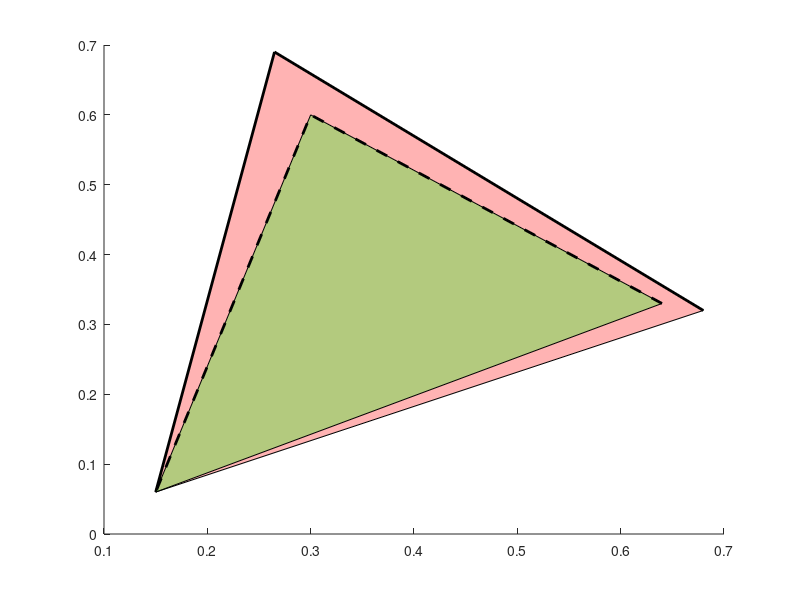

Recreate this plot in MATLAB. (Note: this script raises an error after producing the figure.)
clc;clear;close all;
%%
% 定义 DCI-P3 色域的顶点坐标 (XYZ 格式)


dci_p3_xyz = [0.68,	0.32,	0.00;
0.265,	0.69,	0.045;
0.15,	0.06,	0.79;];

% 定义 sRGB 色域的顶点坐标 (XYZ 格式)

srgb_xyz=[0.64,	0.33,	0.03;
0.30,	0.60,	0.10;
0.15,	0.06,	0.79;];

% 将 XYZ 坐标转换为 xyY 坐标
dci_p3_xy = dci_p3_xyz(:, 1:2) ./ sum(dci_p3_xyz, 2);
srgb_xy = srgb_xyz(:, 1:2) ./ sum(srgb_xyz, 2);

% 绘制 DCI-P3 色域图
figure;
patch(dci_p3_xy(:, 1), dci_p3_xy(:, 2), 'r', 'FaceAlpha', 0.3, 'DisplayName', 'DCI-P3');
hold on;
plot(dci_p3_xy(:, 1), dci_p3_xy(:, 2), 'k-', 'LineWidth', 2, 'DisplayName', 'DCI-P3');

% 绘制 sRGB 色域图
patch(srgb_xy(:, 1), srgb_xy(:, 2), 'g', 'FaceAlpha', 0.3, 'DisplayName', 'sRGB');
plot(srgb_xy(:, 1), srgb_xy(:, 2), 'k--', 'LineWidth', 2, 'DisplayName', 'sRGB');

%%
%from mat
SPDname = 380:1:780;SPDname = SPDname';

load("D:\work\VIVOskinExpe\renderCode\calibResults\pro\VIVO_CS2000_4_p3_x200_1_1deg_realP3_pro2026_07_29_22_21_16.mat");

% load("Z:\homes\Peggy\VIVOskinExpe\calibResults\VIVO_CS2000_96_p3_4_1deg_realP32024_11_26_10_39_11.mat");
% load("Z:\homes\Peggy\VIVOskinExpe\calibResults\729_350_1deg_realP3\VIVO_CS2000_729_p3_1_1deg_realP3_2024_12_07_11_05_24.mat");
% load("Z:\homes\Peggy\VIVOskinExpe\calibResults\729_350_1deg_realP3\VIVO_CS2000_729_p3_5_1deg_2024_11_26_00_44_07.mat");
% load("Z:\homes\Peggy\VIVOskinExpe\calibResults\96_350_1deg_realP3\VIVO_CS2000_96_p3_4_1deg_2024_11_25_20_27_44.mat");
% load("D:\work\VIVOskinExpe\calibResults\729_350_1deg\VIVO_CS2000_729_p3_4_350_1deg_2024_11_08_18_53_34.mat");
% DATAs(1,:) = [];
% SPD = reshape(cell2mat(DATAs(:,4)),401,length(DATAs));
% XYZ2 = spd2xyz([SPDname SPD],2);
% xyz=XYZ2./(XYZ2(:,1)+XYZ2(:,2)+XYZ2(:,3));
% scatter(xyz(:,1),xyz(:,2));

% DATAs(1,:)=[];
% SPD = reshape(cell2mat(DATAs(:,4)),401,length(DATAs));
% XYZ10 = spd2xyz([SPDname SPD],10);


% load("Z:\homes\Peggy\VIVOskinExpe\calibResults\96_350_1deg_realP3\VIVO_CS2000_96_p3_4_1deg_2024_11_25_17_26_26.mat");
% load("D:\work\VIVOskinExpe\calibResults\729_350_1deg\VIVO_CS2000_729_p3_4_350_1deg_2024_11_08_18_53_34.mat");
DATAs(1,:) = [];
SPD = reshape(cell2mat(DATAs(:,4)),401,length(DATAs));
XYZ2 = spd2xyz([SPDname SPD],2);
xyz=XYZ2./(XYZ2(:,1)+XYZ2(:,2)+XYZ2(:,3));
scatter(xyz(:,1),xyz(:,2),'red','+');
